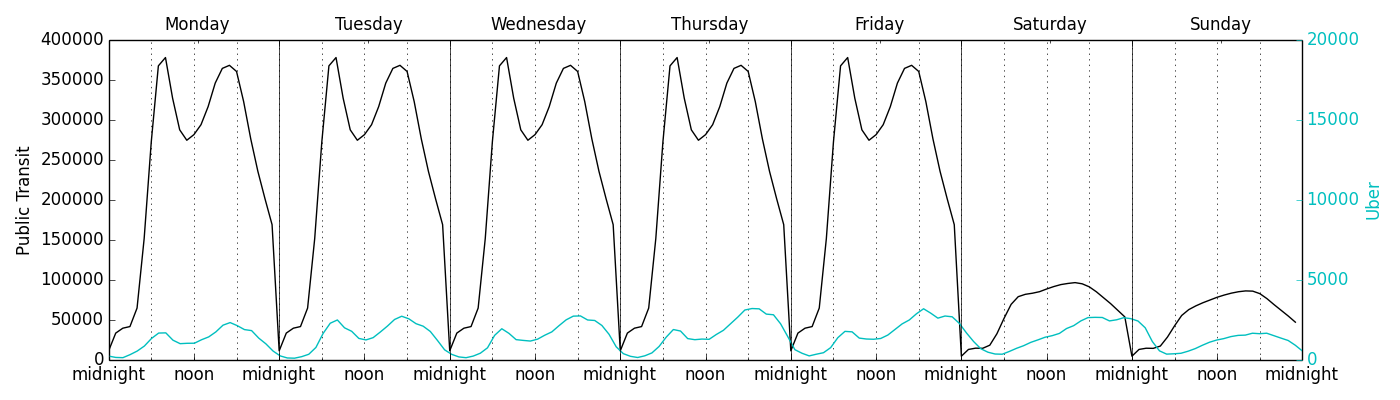

Write the Python code that produced this figure.
'''
Plot the temporal pattern of public transit (PS) services and Uber pickups (line chart)

Author: Hui Kong
Date: 09/28/2017

'''
import matplotlib.pyplot as plt
import numpy as np
import os, csv

os.chdir(r"C:\Users\Helen\Box Sync\Project_Uber & public transit NYC\Results\Temporal")

#prepare the data, read from csv file
record=csv.reader(file('tem_plot.csv','rb'))
firstline=True
y=[]


for row in record:
    if firstline:
        firstline=False
        continue
    yk=[]
    firstcolumn=True
    for r in row:
        if firstcolumn:
            firstcolumn=False
            continue
        yk.append(float(r))
    y.append(yk)
        
x = np.arange(24*7)
y=np.array(y)

#draw the chart
fig = plt.figure(figsize=(14,4))    #figure size
ax1 = fig.add_subplot(111)
ax3=ax1.twinx()                     #two y axis with different scale (one for PS, one for Uber

#plot the line chart
ax1.plot(x, y[0,:], color='k')      #plot the PS data
plt.xlim((0,24*7-1))        # x axis scale
ax1.set_ylabel('Public Transit', color='k')
ax3.plot(x, y[1,:], color='c')      #plot the Uber data
ax3.set_ylabel('Uber', color='c')
ax3.tick_params('y', colors='c')
plt.ylim((0,20000))         # y axis scale of uber (ax3)
#plt.legend(loc=1)



#x axis 1: the bottom x axis
minor_ticks= np.arange(0, 24*7, 6)          #dot lines (every 6 hours) 
major_ticks= np.arange(0, 24*7+1, 12)       #x axis ticks (midnight & noon)
ax1.set_xticks(minor_ticks,minor=True)
ax1.set_xticks(major_ticks, minor=False)
ax1.xaxis.grid(True,which='minor')          #show the grids for every 6 hours
major_labels=['midnight','noon']*7+['midnight']
ax1.set_xticklabels([],minor=True)          #no tick labels for the grids
ax1.set_xticklabels(major_labels,minor=False)

#x axis 2
ax2 = ax1.twiny()       #define another x axis
minor_labels=['Monday','Tuesday','Wednesday','Thursday','Friday','Saturday','Sunday']
ax2.xaxis.tick_top()    #this x axis is on the top
minor_ticks= np.arange(12, 24*7, 23)    #ticks of Days
major_ticks= np.arange(0, 24*7, 23)     #solid lines (every day)
ax2.set_xticks(minor_ticks,minor=True)
ax2.set_xticks(major_ticks, minor=False)
ax2.xaxis.grid(True,which='major',linestyle='-')    #show the grids for every day
ax2.set_xticklabels(minor_labels,minor=True)
ax2.set_xticklabels([],minor=False)

plt.tight_layout()      #set the layout to avoid empty on edges

plt.savefig('temporal.png')
